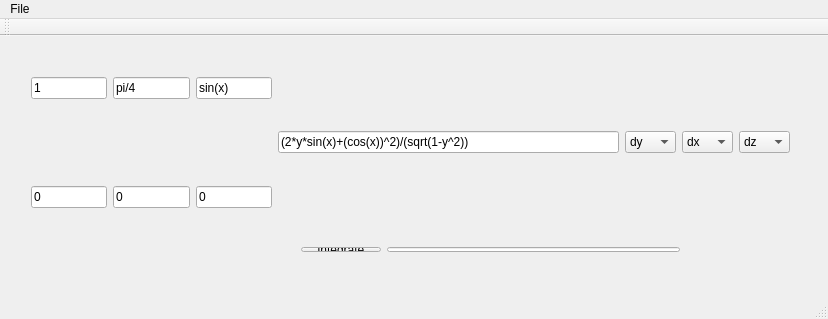
<?xml version="1.0" encoding="UTF-8"?>
<ui version="4.0">
 <class>MainWindow</class>
 <widget class="QMainWindow" name="MainWindow">
  <property name="geometry">
   <rect>
    <x>0</x>
    <y>0</y>
    <width>828</width>
    <height>319</height>
   </rect>
  </property>
  <property name="windowTitle">
   <string>MainWindow</string>
  </property>
  <widget class="QWidget" name="centralWidget">
   <widget class="QWidget" name="layoutWidget">
    <property name="geometry">
     <rect>
      <x>20</x>
      <y>30</y>
      <width>781</width>
      <height>153</height>
     </rect>
    </property>
    <layout class="QHBoxLayout" name="horizontalLayout_5">
     <item>
      <layout class="QVBoxLayout" name="verticalLayout">
       <item>
        <layout class="QHBoxLayout" name="horizontalLayout_2">
         <item>
          <widget class="QLineEdit" name="lineEdit_7">
           <property name="text">
            <string>1</string>
           </property>
          </widget>
         </item>
         <item>
          <widget class="QLineEdit" name="lineEdit_4">
           <property name="text">
            <string>pi/4</string>
           </property>
          </widget>
         </item>
         <item>
          <widget class="QLineEdit" name="lineEdit_2">
           <property name="text">
            <string>sin(x)</string>
           </property>
          </widget>
         </item>
        </layout>
       </item>
       <item>
        <layout class="QHBoxLayout" name="horizontalLayout_4">
         <item>
          <widget class="QLabel" name="label_3">
           <property name="maximumSize">
            <size>
             <width>41</width>
             <height>81</height>
            </size>
           </property>
           <property name="text">
            <string/>
           </property>
           <property name="pixmap">
            <pixmap resource="resources.qrc">:/images/intsymb.jpg</pixmap>
           </property>
          </widget>
         </item>
         <item>
          <widget class="QLabel" name="label_2">
           <property name="maximumSize">
            <size>
             <width>41</width>
             <height>81</height>
            </size>
           </property>
           <property name="text">
            <string/>
           </property>
           <property name="pixmap">
            <pixmap resource="resources.qrc">:/images/intsymb.jpg</pixmap>
           </property>
          </widget>
         </item>
         <item>
          <widget class="QLabel" name="label">
           <property name="maximumSize">
            <size>
             <width>41</width>
             <height>81</height>
            </size>
           </property>
           <property name="text">
            <string/>
           </property>
           <property name="pixmap">
            <pixmap resource="resources.qrc">:/images/intsymb.jpg</pixmap>
           </property>
          </widget>
         </item>
        </layout>
       </item>
       <item>
        <layout class="QHBoxLayout" name="horizontalLayout_3">
         <item>
          <widget class="QLineEdit" name="lineEdit_8">
           <property name="text">
            <string>0</string>
           </property>
          </widget>
         </item>
         <item>
          <widget class="QLineEdit" name="lineEdit_5">
           <property name="text">
            <string>0</string>
           </property>
          </widget>
         </item>
         <item>
          <widget class="QLineEdit" name="lineEdit_3">
           <property name="text">
            <string>0</string>
           </property>
          </widget>
         </item>
        </layout>
       </item>
      </layout>
     </item>
     <item>
      <layout class="QHBoxLayout" name="horizontalLayout">
       <item>
        <widget class="QLineEdit" name="lineEdit">
         <property name="minimumSize">
          <size>
           <width>341</width>
           <height>0</height>
          </size>
         </property>
         <property name="text">
          <string>(2*y*sin(x)+(cos(x))^2)/(sqrt(1-y^2))</string>
         </property>
         <property name="maxLength">
          <number>32767</number>
         </property>
        </widget>
       </item>
       <item>
        <widget class="QComboBox" name="comboBox">
         <property name="minimumSize">
          <size>
           <width>51</width>
           <height>0</height>
          </size>
         </property>
         <property name="maximumSize">
          <size>
           <width>51</width>
           <height>16777215</height>
          </size>
         </property>
         <item>
          <property name="text">
           <string>dy</string>
          </property>
         </item>
         <item>
          <property name="text">
           <string>dx</string>
          </property>
         </item>
         <item>
          <property name="text">
           <string>dz</string>
          </property>
         </item>
        </widget>
       </item>
       <item>
        <widget class="QComboBox" name="comboBox_2">
         <property name="minimumSize">
          <size>
           <width>51</width>
           <height>0</height>
          </size>
         </property>
         <property name="maximumSize">
          <size>
           <width>51</width>
           <height>16777215</height>
          </size>
         </property>
         <item>
          <property name="text">
           <string>dx</string>
          </property>
         </item>
         <item>
          <property name="text">
           <string>dy</string>
          </property>
         </item>
         <item>
          <property name="text">
           <string>dz</string>
          </property>
         </item>
         <item>
          <property name="text">
           <string/>
          </property>
         </item>
        </widget>
       </item>
       <item>
        <widget class="QComboBox" name="comboBox_3">
         <property name="minimumSize">
          <size>
           <width>51</width>
           <height>0</height>
          </size>
         </property>
         <property name="maximumSize">
          <size>
           <width>51</width>
           <height>16777215</height>
          </size>
         </property>
         <item>
          <property name="text">
           <string>dz</string>
          </property>
         </item>
         <item>
          <property name="text">
           <string>dx</string>
          </property>
         </item>
         <item>
          <property name="text">
           <string>dy</string>
          </property>
         </item>
        </widget>
       </item>
      </layout>
     </item>
    </layout>
   </widget>
   <widget class="QWidget" name="layoutWidget">
    <property name="geometry">
     <rect>
      <x>290</x>
      <y>200</y>
      <width>401</width>
      <height>27</height>
     </rect>
    </property>
    <layout class="QHBoxLayout" name="horizontalLayout_6">
     <item>
      <widget class="QPushButton" name="pushButton">
       <property name="text">
        <string>integrate</string>
       </property>
      </widget>
     </item>
     <item>
      <widget class="QLineEdit" name="lineEdit_6"/>
     </item>
    </layout>
   </widget>
   <zorder>layoutWidget</zorder>
   <zorder>layoutWidget</zorder>
  </widget>
  <widget class="QMenuBar" name="menuBar">
   <property name="geometry">
    <rect>
     <x>0</x>
     <y>0</y>
     <width>828</width>
     <height>22</height>
    </rect>
   </property>
   <widget class="QMenu" name="menuFile">
    <property name="title">
     <string>File</string>
    </property>
    <addaction name="actionNew_Window"/>
   </widget>
   <addaction name="menuFile"/>
  </widget>
  <widget class="QStatusBar" name="statusBar"/>
  <widget class="QToolBar" name="toolBar">
   <property name="windowTitle">
    <string>toolBar</string>
   </property>
   <attribute name="toolBarArea">
    <enum>TopToolBarArea</enum>
   </attribute>
   <attribute name="toolBarBreak">
    <bool>false</bool>
   </attribute>
  </widget>
  <action name="actionNew_Window">
   <property name="text">
    <string>New Window</string>
   </property>
  </action>
 </widget>
 <layoutdefault spacing="6" margin="11"/>
 <resources>
  <include location="resources.qrc"/>
 </resources>
 <connections>
  <connection>
   <sender>pushButton</sender>
   <signal>clicked()</signal>
   <receiver>lineEdit_2</receiver>
   <slot>selectAll()</slot>
   <hints>
    <hint type="sourcelabel">
     <x>230</x>
     <y>215</y>
    </hint>
    <hint type="destinationlabel">
     <x>271</x>
     <y>142</y>
    </hint>
   </hints>
  </connection>
  <connection>
   <sender>pushButton</sender>
   <signal>clicked()</signal>
   <receiver>lineEdit_3</receiver>
   <slot>selectAll()</slot>
   <hints>
    <hint type="sourcelabel">
     <x>230</x>
     <y>215</y>
    </hint>
    <hint type="destinationlabel">
     <x>271</x>
     <y>175</y>
    </hint>
   </hints>
  </connection>
  <connection>
   <sender>pushButton</sender>
   <signal>clicked()</signal>
   <receiver>lineEdit_4</receiver>
   <slot>selectAll()</slot>
   <hints>
    <hint type="sourcelabel">
     <x>230</x>
     <y>215</y>
    </hint>
    <hint type="destinationlabel">
     <x>144</x>
     <y>142</y>
    </hint>
   </hints>
  </connection>
  <connection>
   <sender>pushButton</sender>
   <signal>clicked()</signal>
   <receiver>lineEdit_5</receiver>
   <slot>selectAll()</slot>
   <hints>
    <hint type="sourcelabel">
     <x>230</x>
     <y>215</y>
    </hint>
    <hint type="destinationlabel">
     <x>144</x>
     <y>175</y>
    </hint>
   </hints>
  </connection>
  <connection>
   <sender>pushButton</sender>
   <signal>clicked()</signal>
   <receiver>lineEdit</receiver>
   <slot>selectAll()</slot>
   <hints>
    <hint type="sourcelabel">
     <x>230</x>
     <y>215</y>
    </hint>
    <hint type="destinationlabel">
     <x>468</x>
     <y>147</y>
    </hint>
   </hints>
  </connection>
 </connections>
</ui>
